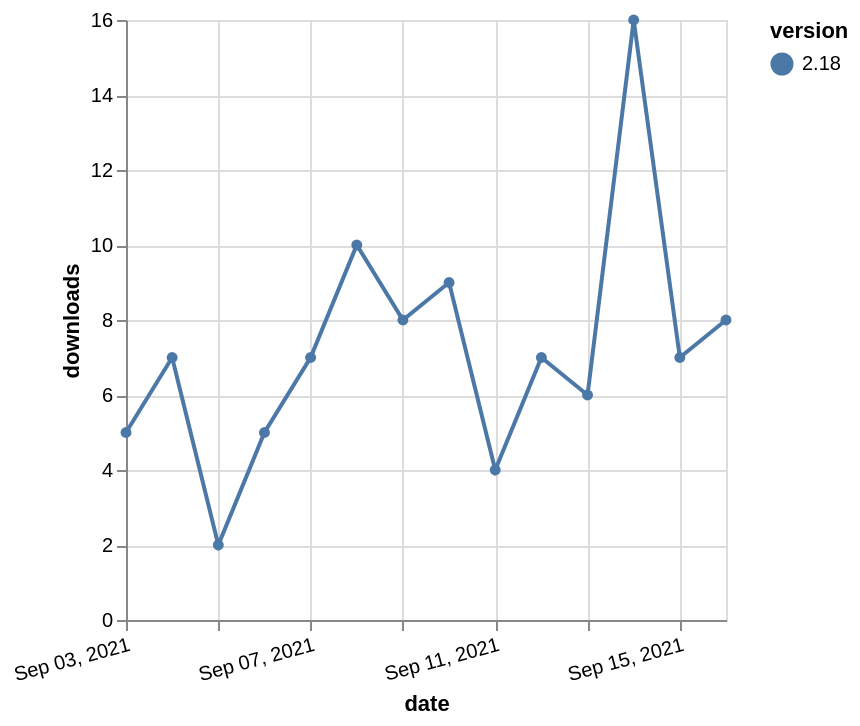

Express this chart as Vega-Lite.
### Vega-Lite specification from a JSON file in a GitHub repository (floating-point values rounded to 4 significant figures)
{"$schema": "https://vega.github.io/schema/vega-lite/v5.json", "description": "A simple bar chart with embedded data.", "data": {"values": [{"date": "2021-09-03", "total": 9132, "delta": 5, "version": "2.18"}, {"date": "2021-09-04", "total": 9139, "delta": 7, "version": "2.18"}, {"date": "2021-09-05", "total": 9141, "delta": 2, "version": "2.18"}, {"date": "2021-09-06", "total": 9146, "delta": 5, "version": "2.18"}, {"date": "2021-09-07", "total": 9153, "delta": 7, "version": "2.18"}, {"date": "2021-09-08", "total": 9163, "delta": 10, "version": "2.18"}, {"date": "2021-09-09", "total": 9171, "delta": 8, "version": "2.18"}, {"date": "2021-09-10", "total": 9180, "delta": 9, "version": "2.18"}, {"date": "2021-09-11", "total": 9184, "delta": 4, "version": "2.18"}, {"date": "2021-09-12", "total": 9191, "delta": 7, "version": "2.18"}, {"date": "2021-09-13", "total": 9197, "delta": 6, "version": "2.18"}, {"date": "2021-09-14", "total": 9213, "delta": 16, "version": "2.18"}, {"date": "2021-09-15", "total": 9220, "delta": 7, "version": "2.18"}, {"date": "2021-09-16", "total": 9228, "delta": 8, "version": "2.18"}]}, "width": "container", "mark": {"type": "line", "point": {"filled": true}}, "encoding": {"x": {"field": "date", "type": "temporal", "timeUnit": "yearmonthdate", "title": "date", "axis": {"labelAngle": -15}}, "y": {"field": "delta", "type": "quantitative", "title": "downloads"}, "color": {"field": "version", "type": "nominal"}, "tooltip": {"field": "delta"}}}
